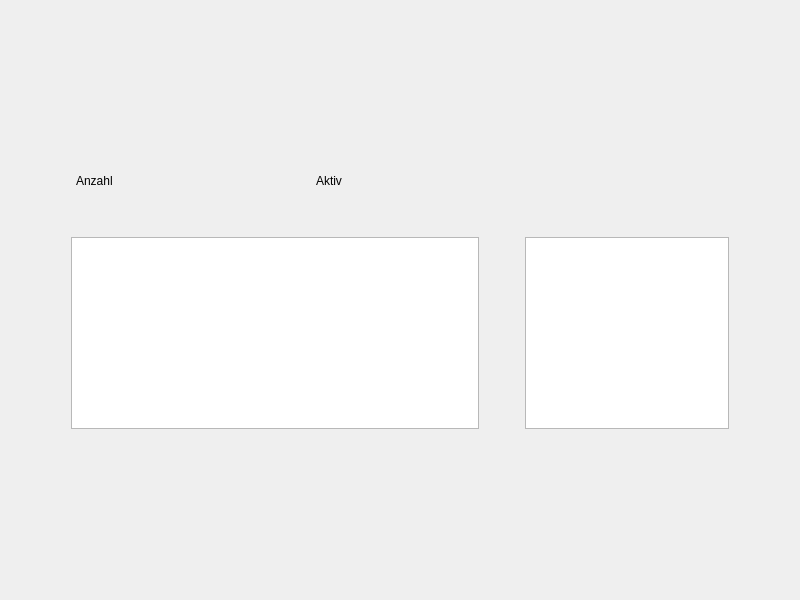
<?xml version="1.0" encoding="UTF-8"?>
<ui version="4.0">
 <class>Dashboard</class>
 <widget class="QWidget" name="Dashboard">
  <property name="geometry">
   <rect>
    <x>0</x>
    <y>0</y>
    <width>800</width>
    <height>600</height>
   </rect>
  </property>
  <property name="sizePolicy">
   <sizepolicy hsizetype="Preferred" vsizetype="Preferred">
    <horstretch>0</horstretch>
    <verstretch>0</verstretch>
   </sizepolicy>
  </property>
  <property name="windowTitle">
   <string>Form</string>
  </property>
  <layout class="QVBoxLayout" name="verticalLayout_2">
   <item>
    <spacer name="verticalSpacer_3">
     <property name="orientation">
      <enum>Qt::Vertical</enum>
     </property>
     <property name="sizeHint" stdset="0">
      <size>
       <width>20</width>
       <height>40</height>
      </size>
     </property>
    </spacer>
   </item>
   <item>
    <layout class="QGridLayout" name="gridLayout">
     <item row="1" column="2">
      <widget class="QLabel" name="Aktiv">
       <property name="maximumSize">
        <size>
         <width>16777215</width>
         <height>16777215</height>
        </size>
       </property>
       <property name="text">
        <string>Aktiv</string>
       </property>
      </widget>
     </item>
     <item row="1" column="0">
      <spacer name="horizontalSpacer_3">
       <property name="orientation">
        <enum>Qt::Horizontal</enum>
       </property>
       <property name="sizeType">
        <enum>QSizePolicy::Fixed</enum>
       </property>
       <property name="sizeHint" stdset="0">
        <size>
         <width>65</width>
         <height>20</height>
        </size>
       </property>
      </spacer>
     </item>
     <item row="1" column="1">
      <widget class="QLabel" name="Anzahl">
       <property name="text">
        <string>Anzahl</string>
       </property>
      </widget>
     </item>
     <item row="1" column="3">
      <widget class="QWidget" name="ChartView" native="true"/>
     </item>
    </layout>
   </item>
   <item>
    <spacer name="verticalSpacer_2">
     <property name="orientation">
      <enum>Qt::Vertical</enum>
     </property>
     <property name="sizeType">
      <enum>QSizePolicy::Minimum</enum>
     </property>
     <property name="sizeHint" stdset="0">
      <size>
       <width>20</width>
       <height>40</height>
      </size>
     </property>
    </spacer>
   </item>
   <item>
    <layout class="QHBoxLayout" name="horizontalLayout">
     <item>
      <spacer name="horizontalSpacer_2">
       <property name="orientation">
        <enum>Qt::Horizontal</enum>
       </property>
       <property name="sizeType">
        <enum>QSizePolicy::Fixed</enum>
       </property>
       <property name="sizeHint" stdset="0">
        <size>
         <width>60</width>
         <height>20</height>
        </size>
       </property>
      </spacer>
     </item>
     <item>
      <widget class="QListView" name="Mitarbeiter">
       <property name="enabled">
        <bool>true</bool>
       </property>
       <property name="sizePolicy">
        <sizepolicy hsizetype="Preferred" vsizetype="Expanding">
         <horstretch>2</horstretch>
         <verstretch>0</verstretch>
        </sizepolicy>
       </property>
       <property name="minimumSize">
        <size>
         <width>0</width>
         <height>0</height>
        </size>
       </property>
       <property name="maximumSize">
        <size>
         <width>16777215</width>
         <height>16777215</height>
        </size>
       </property>
       <property name="mouseTracking">
        <bool>false</bool>
       </property>
       <property name="tabletTracking">
        <bool>false</bool>
       </property>
      </widget>
     </item>
     <item>
      <spacer name="horizontalSpacer_4">
       <property name="orientation">
        <enum>Qt::Horizontal</enum>
       </property>
       <property name="sizeHint" stdset="0">
        <size>
         <width>40</width>
         <height>20</height>
        </size>
       </property>
      </spacer>
     </item>
     <item>
      <widget class="QListView" name="Urlaub">
       <property name="enabled">
        <bool>true</bool>
       </property>
       <property name="sizePolicy">
        <sizepolicy hsizetype="Preferred" vsizetype="Expanding">
         <horstretch>1</horstretch>
         <verstretch>0</verstretch>
        </sizepolicy>
       </property>
       <property name="minimumSize">
        <size>
         <width>0</width>
         <height>0</height>
        </size>
       </property>
       <property name="maximumSize">
        <size>
         <width>16000</width>
         <height>16777215</height>
        </size>
       </property>
      </widget>
     </item>
     <item>
      <spacer name="horizontalSpacer">
       <property name="orientation">
        <enum>Qt::Horizontal</enum>
       </property>
       <property name="sizeType">
        <enum>QSizePolicy::Fixed</enum>
       </property>
       <property name="sizeHint" stdset="0">
        <size>
         <width>60</width>
         <height>20</height>
        </size>
       </property>
      </spacer>
     </item>
    </layout>
   </item>
   <item>
    <spacer name="verticalSpacer">
     <property name="orientation">
      <enum>Qt::Vertical</enum>
     </property>
     <property name="sizeType">
      <enum>QSizePolicy::Expanding</enum>
     </property>
     <property name="sizeHint" stdset="0">
      <size>
       <width>20</width>
       <height>40</height>
      </size>
     </property>
    </spacer>
   </item>
  </layout>
 </widget>
 <resources/>
 <connections/>
</ui>
